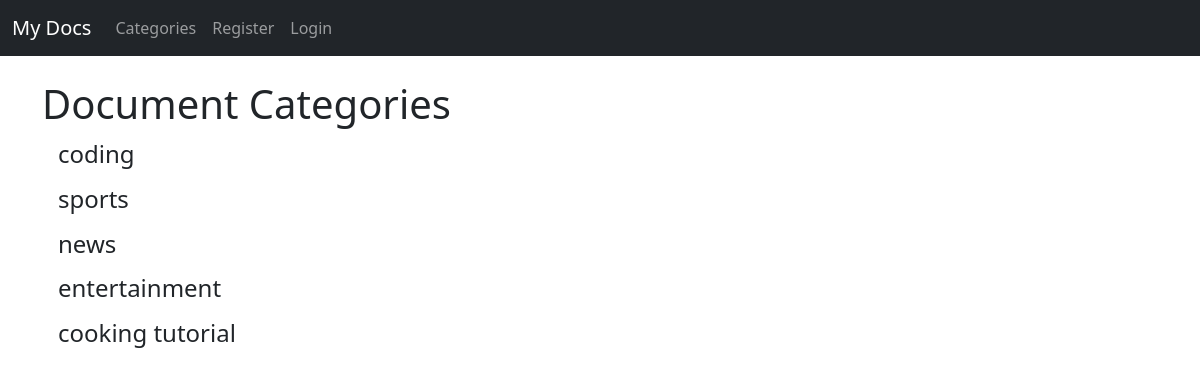
The page /category-list/ on the database its author committed.
### theblog/models.py (models this page shows, shortened)
class Category(models.Model):
    name = models.CharField(max_length=255)
    def __str__(self):
        return self.name

### theblog/views.py (the view)
# urls.py: path('category-list/', CategoryListView, name='category-list'),
def CategoryListView(request):
    cat_menu_list = Category.objects.all()
    return render(request, 'category_list.html', {'cat_menu_list': cat_menu_list})

### theblog/templates/category_list.html (shortened to what this page needs)
{% extends 'base.html' %}
{% block content %}
    <h1>Document Categories</h1>
    {% for item in cat_menu_list %}
                  <h4><a class="dropdown-item" href="{% url 'category' item|slugify %}">{{item}}</a></h4>
    {% endfor %}
{% endblock %}

### rows shown on the page
Category: name "coding"
Category: name "sports"
Category: name "news"
Category: name "entertainment"
Category: name "cooking tutorial"
